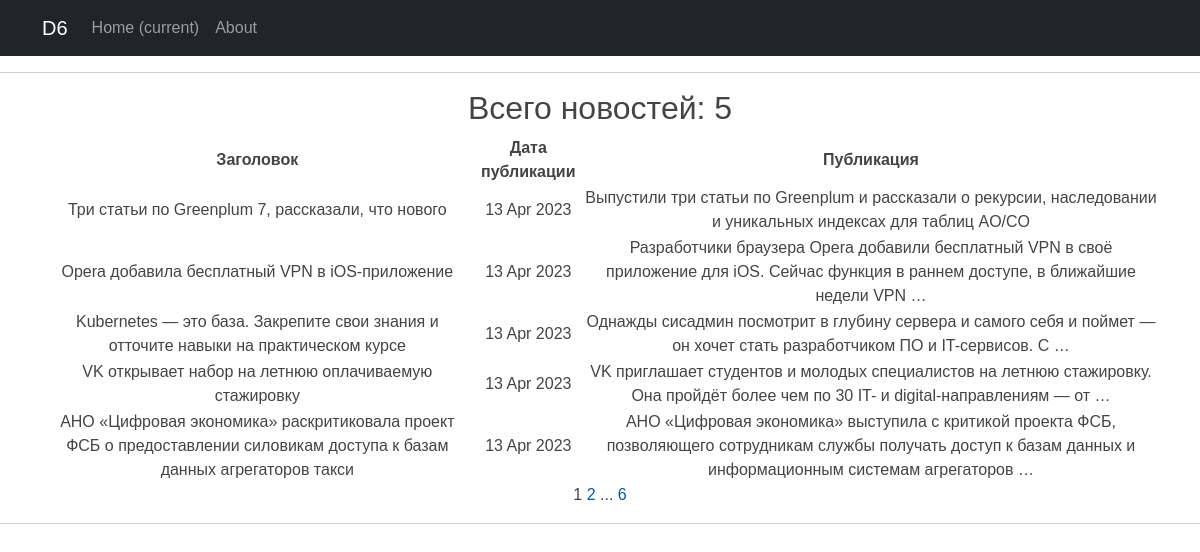
Page /news/ on the committed database.
### news/models.py (models this page shows, shortened)
class Post(models.Model):
    author = models.ForeignKey(Author, on_delete=models.CASCADE)
    view = models.CharField(max_length=2, choices=OPTIONS_POST)
    time_in = models.DateTimeField(auto_now_add=True)
    categories = models.ManyToManyField(Category, through='PostCategory')
    title = models.CharField(max_length=150)
    text = models.TextField()
    rating_post = models.IntegerField(default=0)

### news/views.py (the view)
# urls.py: path('', PostsList.as_view(), name='post_list'),
class PostsList(ListView):
    model = Post
    ordering = '-time_in'
    template_name = 'posts.html'
    context_object_name = 'posts'
    paginate_by = 5
    def get_context_data(self, **kwargs):
        context = super().get_context_data(**kwargs)
        return context

### news/templatetags/custom_filters.py (called while the page is built)
@register.filter()
def censor(word):
    if isinstance(word, str):
        for i in word.split():
            if i.capitalize() in cens_words:
                word = word.replace(i, i[0] + '*' * len(i))
    else:
        raise ValueError('custom_filters -> censor -> A string is expected, but a different data type has been entered')
    return word

### templates/posts.html (shortened to what this page needs)
{% extends 'flatpages/default.html' %}
{% load custom_filters %}
{% block content %}
    <h2>Всего новостей: {{ object_list|length }}</h2>
    {% if posts %}
        <table>
            <tr>
                <td><b>Заголовок</b></td>
                <td><b>Дата публикации</b></td>
                <td><b>Публикация</b></td>
            </tr>
            {% for post in posts %}
            <tr>
                <td>{{ post.title|censor }}</td>
                <td>{{ post.time_in|date:'d M Y' }}</td>
                <td>{{ post.text|truncatewords:20|censor }}</td>
            </tr>
            {% endfor %}
        </table>
    {% else %}
        <h2>Новостей нет!</h2>
    {% endif %}
   {{ page_obj.number }}
   {% if page_obj.has_next %}
       <a href="?page={{ page_obj.next_page_number }}">{{ page_obj.next_page_number }}</a>
       {% if paginator.num_pages != page_obj.next_page_number %}
           ...
           <a href="?page={{ page_obj.paginator.num_pages }}">{{ page_obj.paginator.num_pages }}</a>
       {% endif %}
   {% endif %}
{% endblock content %}

### templates/flatpages/default.html (shortened to what this page needs)
<!DOCTYPE html>
<html lang="en">
    <head>
        {% load static %}
        <link href="{% static 'css/styles.css' %}" rel="stylesheet" />
    </head>
    <body>
        <nav class="navbar navbar-expand-lg navbar-dark bg-dark static-top">
           <div class="container">
               <a class="navbar-brand" href="#">D6</a>
               <div class="collapse navbar-collapse" id="navbarResponsive">
                   <ul class="navbar-nav ml-auto">
                       <li class="nav-item active">
                           <a class="nav-link" href="#">Home
                               <span class="sr-only">(current)</span>
                           </a>
                       </li>
                       <li class="nav-item">
                           <a class="nav-link" href="/about/">About</a>
                       </li>
                   </ul>
               </div>
           </div>
        </nav>
        <hr>
        <div class="container">
           <div class="row">
               <div class="col-lg-12 text-center">
                   {% block content %}{% endblock content %}
               </div>
           </div>
        </div>
    <hr>
    </body>
</html>

### rows in the picture
Post: title|censor "Три статьи по Greenplum 7, рассказали, что нового", time_in "13 Apr 2023", text|censor "Выпустили три статьи по Greenplum и рассказали о рекурсии, наследовании и уникальных индексах для таблиц AO/CO"
Post: title|censor "Opera добавила бесплатный VPN в iOS-приложение", time_in "13 Apr 2023", text|censor "Разработчики браузера Opera добавили бесплатный VPN в своё приложение для iOS. Сейчас функция в раннем доступе, в ближайшие недели VPN …"
Post: title|censor "Kubernetes — это база. Закрепите свои знания и отточите навыки на практическом курсе", time_in "13 Apr 2023", text|censor "Однажды сисадмин посмотрит в глубину сервера и самого себя и поймет — он хочет стать разработчиком ПО и IT-сервисов. С …"
Post: title|censor "VK открывает набор на летнюю оплачиваемую стажировку", time_in "13 Apr 2023", text|censor "VK приглашает студентов и молодых специалистов на летнюю стажировку. Она пройдёт более чем по 30 IT- и digital-направлениям — от …"
Post: title|censor "АНО «Цифровая экономика» раскритиковала проект ФСБ о предоставлении силовикам доступа к базам данных агрегаторов такси", time_in "13 Apr 2023", text|censor "АНО «Цифровая экономика» выступила с критикой проекта ФСБ, позволяющего сотрудникам службы получать доступ к базам данных и информационным системам агрегаторов …"

### other values in the picture
{{ object_list|length }} "5"
{{ page_obj.number }} "1"
{{ page_obj.next_page_number }} "2"
{{ page_obj.paginator.num_pages }} "6"
